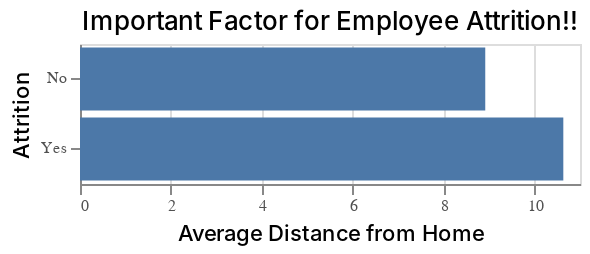

Notebook code for this chart:
### Markdown cell above
Then we can make minor stylistic changes before we can export this visualization to a slidedeck to share with colleagues.

### Code cell
import altair as alt
visData = pd.DataFrame({'Attrition': {0: 'No', 1: 'Yes'}, 
                        'DistanceFromHome': {0: 8.915652879156529, 1: 10.632911392405063}})

chart = alt.Chart(visData,title="Important Factor for Employee Attrition!!").mark_bar().encode(
    y = alt.Y('Attrition', type= 'nominal', axis=alt.Axis(labelOverlap=True, title='Attrition')),
    x = alt.X('DistanceFromHome', type= 'quantitative', axis=alt.Axis(title='Average Distance from Home')),
)
chart = chart.configure_mark(tooltip=alt.TooltipContent('encoding'))
chart = chart.configure_title(fontWeight=500,fontSize=13,font='Helvetica Neue')
chart = chart.configure_axis(titleFontWeight=500,titleFontSize=11,titleFont='Helvetica Neue',
            labelFontWeight=400,labelFontSize=8,labelFont='Helvetica Neue',labelColor='#505050')
chart = chart.configure_legend(titleFontWeight=500,titleFontSize=10,titleFont='Helvetica Neue',
            labelFontWeight=400,labelFontSize=8,labelFont='Helvetica Neue')
chart = chart.properties(width=250,height=70)

chart

### Figure 1 — Vega-Lite specification as saved in the notebook (floating-point values rounded to 4 significant figures)
{"config": {"view": {"continuousWidth": 400, "continuousHeight": 300}, "axis": {"labelColor": "#505050", "labelFont": "Helvetica Neue", "labelFontSize": 8, "labelFontWeight": 400, "titleFont": "Helvetica Neue", "titleFontSize": 11, "titleFontWeight": 500}, "legend": {"labelFont": "Helvetica Neue", "labelFontSize": 8, "labelFontWeight": 400, "titleFont": "Helvetica Neue", "titleFontSize": 10, "titleFontWeight": 500}, "mark": {"tooltip": {"content": "encoding"}}, "title": {"font": "Helvetica Neue", "fontSize": 13, "fontWeight": 500}}, "data": {"name": "data-bc11a90267224468760c7f3f4d553d31"}, "mark": "bar", "encoding": {"x": {"type": "quantitative", "axis": {"title": "Average Distance from Home"}, "field": "DistanceFromHome"}, "y": {"type": "nominal", "axis": {"labelOverlap": true, "title": "Attrition"}, "field": "Attrition"}}, "height": 70, "title": "Important Factor for Employee Attrition!!", "width": 250, "$schema": "https://vega.github.io/schema/vega-lite/v4.8.1.json", "datasets": {"data-bc11a90267224468760c7f3f4d553d31": [{"Attrition": "No", "DistanceFromHome": 8.916}, {"Attrition": "Yes", "DistanceFromHome": 10.63}]}}
